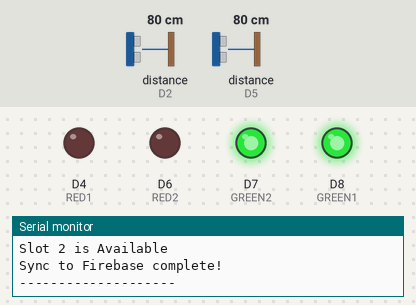
This sketch was run on a simulated ESP8266 (NodeMCU). Shown: output pins drawn as LEDs (lit = HIGH), the last lines printed to the serial monitor. Wiring (inferred from the names in the program): 2 × ultrasonic range finder: trigger D3, echo D5 / trigger D1, echo D2. The test bench sets the inputs (shaded band); at power-on: distance to the obstacle (sensors on D2, D5) 80 cm. The echo pulse lasts 58.3 µs per cm; WiFi joins after 1.5 s; servers stay silent unless stated; pins used as bus, display or sensor lines are not drawn.

Above: at 2.7 s.
2.8 s: distance to the obstacle (sensor on D2) set to 9 cm
5.8 s: distance to the obstacle (sensor on D2) set to 6 cm
At 6.9 s:
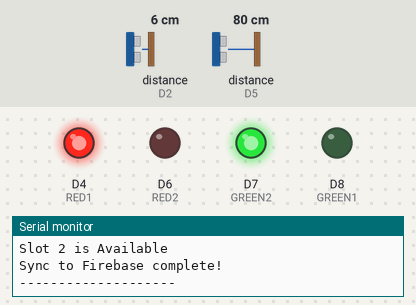
8.8 s: distance to the obstacle (sensor on D5) set to 9 cm
11.9 s: distance to the obstacle (sensor on D5) set to 6 cm
At 13.9 s:
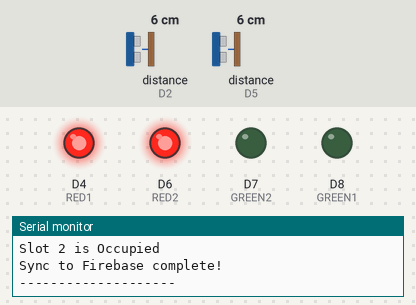
14.9 s: distance to the obstacle (sensor on D2) set to 18 cm
At 15.8 s:
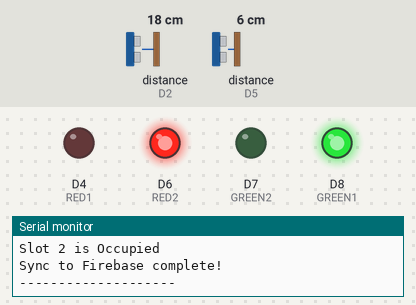
17.9 s: distance to the obstacle (sensor on D2) set to 2 cm
At 20.7 s:
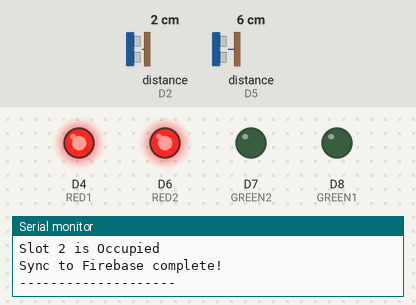
Timing chart, 0 to 22.2 s (numbered marks = the images above; inputs shaded):
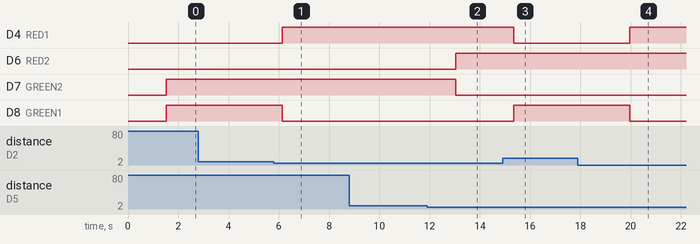

Measured:
- the behaviour switches between 8 and 7 cm on distance to the obstacle (sensor on D2) (found by bisection; images 0 and 1)
- the behaviour switches between 8 and 7 cm on distance to the obstacle (sensor on D5) (found by bisection; images 1 and 2)
- after the input at 5.8 s, D4 (RED1): LOW → HIGH after 0.33 s; D8 (GREEN1): HIGH → LOW after 0.33 s
- after the input at 11.9 s, D6 (RED2): LOW → HIGH after 1.1 s; D7 (GREEN2): HIGH → LOW after 1.1 s
- after the input at 14.9 s, D4 (RED1): HIGH → LOW after 0.45 s; D8 (GREEN1): LOW → HIGH after 0.45 s
- after the input at 17.9 s, D4 (RED1): LOW → HIGH after 2.1 s; D8 (GREEN1): HIGH → LOW after 2.1 s

The sketch:

firmware.ino
```cpp
#include <ESP8266WiFi.h>
#include <Firebase_ESP_Client.h>

// WiFi Settings
const char* ssid = "DESKTOP-O41GSSF 8493";
const char* password = "123456789";

// Firebase Settings
#define API_KEY "AIzaSyC3hBiCo-jwu_JJLsDvDO5XU05M7KhNQLk"
#define DATABASE_URL "https://smartparkingsystem-8055-default-rtdb.asia-southeast1.firebasedatabase.app/"
#define USER_EMAIL "245123749025@mvsrec.edu.in"
#define USER_PASSWORD "Login#789"

// Firebase Core Objects
FirebaseData fbdo;
FirebaseAuth auth;
FirebaseConfig config;

// Pins Config
const int TRIG1 = D1;
const int ECHO1 = D2;
const int TRIG2 = D3;
const int ECHO2 = D5;

const int RED1 = D4;
const int GREEN1 = D8;
const int RED2 = D6;
const int GREEN2 = D7;

const int threshold = 7; // Distance threshold in cm for occupancy

void setup() {
  Serial.begin(115200);

  // Set pin modes
  pinMode(TRIG1, OUTPUT);
  pinMode(ECHO1, INPUT);
  pinMode(TRIG2, OUTPUT);
  pinMode(ECHO2, INPUT);

  pinMode(RED1, OUTPUT);
  pinMode(GREEN1, OUTPUT);
  pinMode(RED2, OUTPUT);
  pinMode(GREEN2, OUTPUT);

  // Default LEDs to OFF
  digitalWrite(RED1, LOW);
  digitalWrite(GREEN1, LOW);
  digitalWrite(RED2, LOW);
  digitalWrite(GREEN2, LOW);

  // Connect to WiFi network
  Serial.print("Connecting to WiFi");
  WiFi.begin(ssid, password);
  while (WiFi.status() != WL_CONNECTED) {
    delay(500);
    Serial.print(".");
  }
  Serial.println("\nWiFi Connected!");

  // Configure Firebase Client
  config.api_key = API_KEY;
  config.database_url = DATABASE_URL;
  auth.user.email = USER_EMAIL;
  auth.user.password = USER_PASSWORD;

  Firebase.begin(&config, &auth);
  Firebase.reconnectWiFi(true);
  Serial.println("Firebase Connected!");
}

// Function to read ultrasonic distance
float getDistance(int trigPin, int echoPin) {
  digitalWrite(trigPin, LOW);
  delayMicroseconds(2);
  digitalWrite(trigPin, HIGH);
  delayMicroseconds(10);
  digitalWrite(trigPin, LOW);

  long duration = pulseIn(echoPin, HIGH, 30000);
  if (duration == 0) return 100.0; // Return arbitrary large distance if no echo

  return duration * 0.034 / 2;
}

void loop() {
  float dist1 = getDistance(TRIG1, ECHO1);
  float dist2 = getDistance(TRIG2, ECHO2);

  Serial.print("Dist 1: ");
  Serial.print(dist1);
  Serial.print(" cm | Dist 2: ");
  Serial.print(dist2);
  Serial.println(" cm");

  // Check occupancy
  int slot1 = (dist1 > 0 && dist1 < threshold) ? 1 : 0;
  int slot2 = (dist2 > 0 && dist2 < threshold) ? 1 : 0;

  // Handle Slot 1 LEDs indicator
  if (slot1 == 1) {
    digitalWrite(RED1, HIGH);
    digitalWrite(GREEN1, LOW);
    Serial.println("Slot 1 is Occupied");
  } else {
    digitalWrite(RED1, LOW);
    digitalWrite(GREEN1, HIGH);
    Serial.println("Slot 1 is Available");
  }

  // Handle Slot 2 LEDs indicator
  if (slot2 == 1) {
    digitalWrite(RED2, HIGH);
    digitalWrite(GREEN2, LOW);
    Serial.println("Slot 2 is Occupied");
  } else {
    digitalWrite(RED2, LOW);
    digitalWrite(GREEN2, HIGH);
    Serial.println("Slot 2 is Available");
  }

  // Upload values to Firebase Realtime Database
  if (Firebase.ready()) {
    Firebase.RTDB.setInt(&fbdo, "/parking/slot1", slot1);
    Firebase.RTDB.setInt(&fbdo, "/parking/slot2", slot2);
    Serial.println("Sync to Firebase complete!");
  } else {
    Serial.println("Firebase not ready");
  }

  Serial.println("--------------------");
  delay(2000);
}
```
